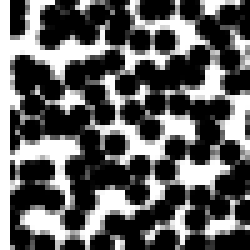
#> input picture PReDIC-master/def50.bmp, 50 x 50 px (shown 5 times larger)
$ jupyter execute Untitled.ipynb
#> lines starting #> are read from the running program, lines starting #| are printed output that depends on the picture
#> the answer given: PReDIC-master/def50.bmp
#> further down, img is the input picture: shape (50, 50, 3); min 0, max 255, mean 95.7
### Step1/dlt.py
import numpy as np

# [25 lines left out: function Normalization, not called in this run]


def DLTcalib(nd, xyz, uv):
    '''
    Camera calibration by DLT using known object points and their image points.
    Input
    -----
    nd: dimensions of the object space, 3 here.
    xyz: coordinates in the object 3D space.
    uv: coordinates in the image 2D space.
    The coordinates (x,y,z and u,v) are given as columns and the different points as rows.
    There must be at least 6 calibration points for the 3D DLT.
    Output
    ------
     L: array of 11 parameters of the calibration matrix.
     err: error of the DLT (mean residual of the DLT transformation in units of camera coordinates).
    '''
    if (nd != 3):
        raise ValueError('%dD DLT unsupported.' %(nd))

    # Converting all variables to numpy array
    xyz = np.asarray(xyz)
    uv = np.asarray(uv)

    n = xyz.shape[0]

    # Validating the parameters:
    if uv.shape[0] != n:
        raise ValueError('Object (%d points) and image (%d points) have different number of points.' %(n, uv.shape[0]))

    if (xyz.shape[1] != 3):
        raise ValueError('Incorrect number of coordinates (%d) for %dD DLT (it should be %d).' %(xyz.shape[1],nd,nd))

    if (n < 6):
        raise ValueError('%dD DLT requires at least %d calibration points. Only %d points were entered.' %(nd, 2*nd, n))

    # Normalize the data to improve the DLT quality (DLT is dependent of the system of coordinates).
    # This is relevant when there is a considerable perspective distortion.
    # Normalization: mean position at origin and mean distance equals to 1 at each direction.
    Txyz, xyzn = Normalization(nd, xyz)
    Tuv, uvn = Normalization(2, uv)

    A = []

    for i in range(n):
        x, y, z = xyzn[i, 0], xyzn[i, 1], xyzn[i, 2]
        u, v = uvn[i, 0], uvn[i, 1]
        A.append( [x, y, z, 1, 0, 0, 0, 0, -u * x, -u * y, -u * z, -u] )
        A.append( [0, 0, 0, 0, x, y, z, 1, -v * x, -v * y, -v * z, -v] )

    # Convert A to array
    A = np.asarray(A)

    # Find the 11 parameters:
    U, S, V = np.linalg.svd(A)

    # The parameters are in the last line of Vh and normalize them
    L = V[-1, :] / V[-1, -1]
    #print(L)
    # Camera projection matrix
    H = L.reshape(3, nd + 1)
    #print(H)

    # Denormalization
    # pinv: Moore-Penrose pseudo-inverse of a matrix, generalized inverse of a matrix using its SVD
    H = np.dot( np.dot( np.linalg.pinv(Tuv), H ), Txyz )
    #print(H)
    H = H / H[-1, -1]
    #print(H)
    L = H.flatten(0)
    #print(L)

    # Mean error of the DLT (mean residual of the DLT transformation in units of camera coordinates):
    uv2 = np.dot( H, np.concatenate( (xyz.T, np.ones((1, xyz.shape[0]))) ) )
    uv2 = uv2 / uv2[2, :]
    # Mean distance:
    err = np.sqrt( np.mean(np.sum( (uv2[0:2, :].T - uv)**2, 1)) )

    return L, err

def DLT(three_d_coordinates, two_d_coordinates):
    # Known 3D coordinates
    xyz = three_d_coordinates
    # Known pixel coordinates
    uv = two_d_coordinates

    nd = 3
    P, err = DLTcalib(nd, xyz, uv)
    print('The 11 DLT parameters are :')
    print(P[0:11])

### Untitled.ipynb
[cell 1]
# %load Step1/step1.py

# importing the module
import cv2

import numpy as np

import dlt

clicked_coordinates = []
three_d_coordinates = []
dlt_parameters = []

# function to display the coordinates of
# of the points clicked on the image
def click_event(event, x, y, flags, params):

    # checking for left mouse clicks
    if event == cv2.EVENT_LBUTTONDOWN:

        # displaying the coordinates
        # on the Shell
        print(x, ' ', y)
        color = (0, 255, 0)
        #cv2.line(img, (147, 50), (150,50), color, 2)
        co_ordinates = (x,y)
        if len(clicked_coordinates) == 0:
            pass
        else:
            cv2.line(img, clicked_coordinates[::-1][0], co_ordinates, color, 2)
        clicked_coordinates.append(co_ordinates)
        cv2.circle(img, co_ordinates, 2, color)
        # displaying the coordinates
        # on the image window
        cv2.imshow('image', img)

    # checking for right mouse clicks
    if event==cv2.EVENT_LBUTTONDBLCLK:
        mask = np.zeros(img.shape, dtype=np.uint8)
        # fill the ROI so it doesn't get wiped out when the mask is applied
        channel_count = img.shape[2]  # i.e. 3 or 4 depending on your image
        ignore_mask_color = (255,)*channel_count
        cv2.fillPoly(mask, np.int32([clicked_coordinates]), ignore_mask_color)
        # from Masterfool: use cv2.fillConvexPoly if you know it's convex

        # apply the mask
        masked_image = cv2.bitwise_and(img, mask)
        cv2.destroyWindow('image')
        cv2.imshow('image1', masked_image)
        # save the result
       #$ cv2.imwrite('image_masked.png', masked_image)
        print(x, ' ', y)

def input_3d_coordinates():
    print("Please Enter 3D coordinates : ")
    for i in range(0, len(clicked_coordinates)):
        co_ordinates = list(map(float, input().split()))
        three_d_coordinates.append(co_ordinates)

def ResizeWithAspectRatio(image, width=None, height=None, inter=cv2.INTER_AREA):
#> called with width = 720, inter = 3
    dim = None
    (h, w) = image.shape[:2]
#> h = 50; w = 50

    if width is None and height is None:
        return image
    if width is None:
        r = height / float(h)
        dim = (int(w * r), height)
    else:
        r = width / float(w)
#> r = 14.4
        dim = (width, int(h * r))
#> dim = (720, 720)

    return cv2.resize(image, dim, interpolation=inter)
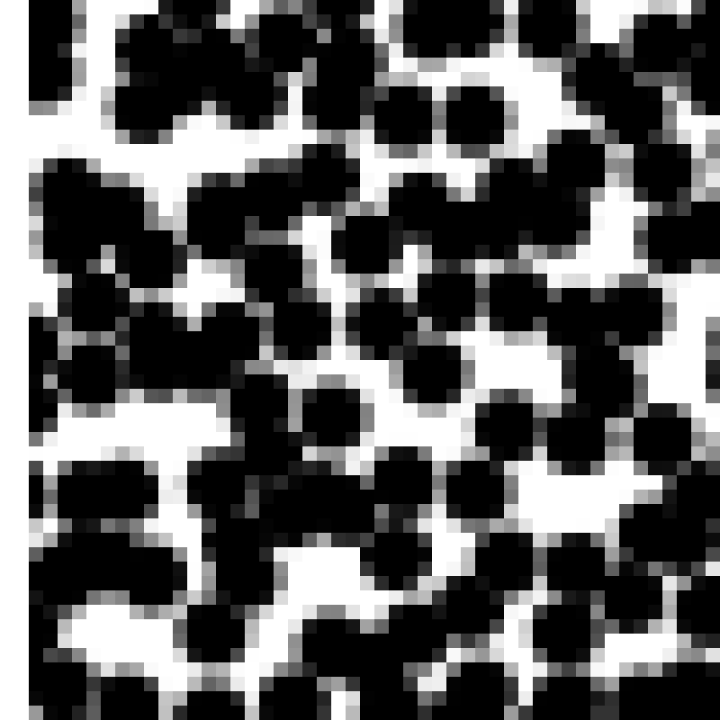
#> returned value: shape (720, 720, 3); min 0, max 255, mean 95.7

# driver function
if __name__=="__main__":
    #get the image
    image = input("Enter the name of the image:  ")

    try:
        # reading the image
        img = cv2.imread(image, 1)
        img = ResizeWithAspectRatio(img, width=720)

        # displaying the image
        cv2.imshow('image', img)

        # setting mouse hadler for the image
        # and calling the click_event() function
        cv2.setMouseCallback('image', click_event)

        # wait for a key to be pressed to exit
        cv2.waitKey(0)

        # close the window
        cv2.destroyAllWindows()

        #input 3d Co-ordinates
        input_3d_coordinates()

        #claculate DLT Parameters
        dlt.DLT(three_d_coordinates, clicked_coordinates)
    except Exception as e:
        print(e)

        print("Please Enter Correct Image")
